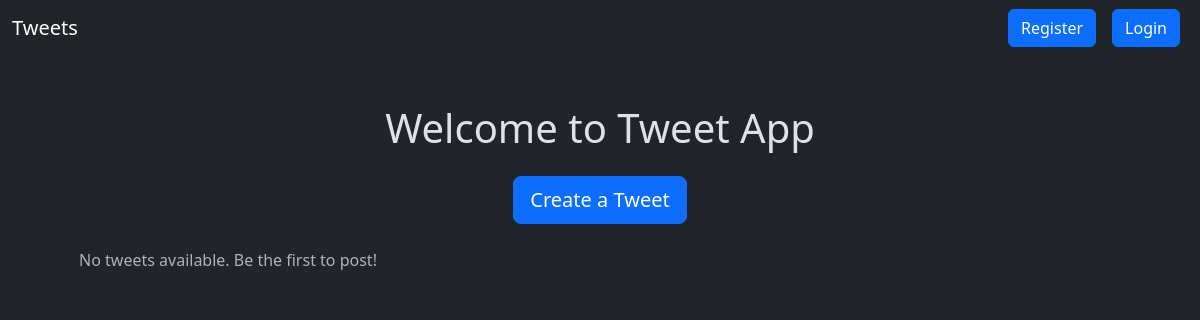
The page /tweetapp/ on the database as committed earlier.
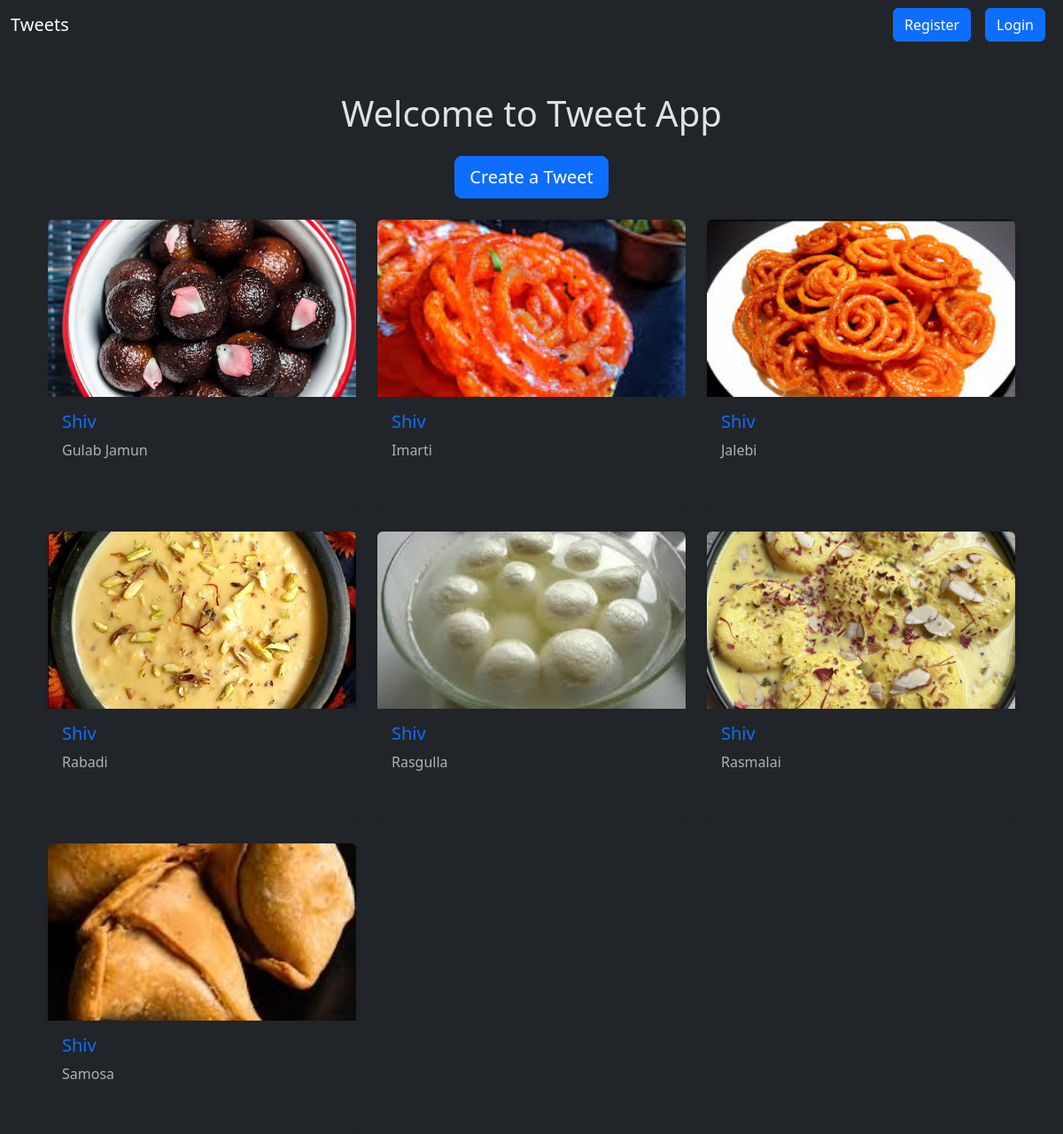
The same page on the database as committed later.
### tweetapp/models.py (models this page shows, shortened)
class Tweet(models.Model):
    user=models.ForeignKey(User,on_delete=models.CASCADE)
    text = models.TextField(max_length=240)
    photo = models.ImageField(upload_to='photos/',blank=True, null=True)
    created_at = models.DateTimeField(auto_now_add=True)
    updated_at = models.DateTimeField(auto_now=True)

### tweetapp/views.py (the view)
# urls.py: path('' , views.tweet_list , name = 'tweet_list'),
def tweet_list (request):
    tweets = Tweet.objects.all().order_by('-created_at')
    return render(request, 'tweet_list.html' , {'tweets': tweets})

### tweetapp/templates/tweet_list.html (shortened to what this page needs)
{% extends "layout.html" %}
{% block content %}
<div class="container mt-5">
    <h1 class="text-center mb-4">Welcome to Tweet App</h1>
    <div class="d-flex justify-content-center">
        <a class="btn btn-primary btn-lg shadow-sm mb-4" href="{% url 'tweet_create' %}">
             Create a Tweet
        </a>
    </div>
    <div class="row row-cols-1 row-cols-md-3 g-4">
        {% for tweet in tweets %}
        <div class="col">
            <div class="card shadow-sm border-0 h-100">
                {% if tweet.photo %}
                <img src="{{ tweet.photo.url }}" class="card-img-top rounded-top img-fluid" style="height: 200px; object-fit: cover;" alt="Tweet Image">
                {% else %}
                    <div class="text-center p-3 bg-light text-muted">No Image Available</div>
                {% endif %}
                <div class="card-body">
                    <h5 class="card-title text-primary">
                         {{ tweet.user.username }}
                    </h5>
                    <p class="card-text text-muted">{{ tweet.text }}</p>
                </div>
                <div class="card-footer bg-dark border-top-0">
                </div>
            </div>
        </div>
        {% empty %}
        <div class="col text-center">
            <p class="text-muted">No tweets available. Be the first to post!</p>
        </div>
        {% endfor %}
    </div>
</div>
{% endblock %}

### templates/layout.html (shortened to what this page needs)
{% load static %}
<!DOCTYPE html>
<html lang="en" data-bs-theme="dark">
<head>
    <link href="https://cdn.jsdelivr.net/npm/bootstrap@5.3.3/dist/css/bootstrap.min.css" rel="stylesheet">
</head>
<body>
<nav class="navbar navbar-expand-lg bg-dark navbar-dark">
    <div class="container-fluid">
        <a class="navbar-brand" href="{% url 'tweet_list' %}">Tweets</a>
        <div class="collapse navbar-collapse" id="navbarNav">
            <ul class="navbar-nav ms-auto">
                {% if user.is_authenticated %}
                <li class="nav-item">
                    <form method="post" action="{% url 'logout' %}">
                        {% csrf_token %}
                        <button class="btn btn-danger" type="submit" href="{% url 'logout' %}">Logout</button>
                    </form>
                </li>
                {% else %}
                <li class="nav-item"><a class="btn btn-primary mx-2" href="{% url 'register' %}">Register</a></li>
                <li class="nav-item"><a class="btn btn-primary mx-2" href="{% url 'login' %}">Login</a></li>
                {% endif %}
            </ul>
        </div>
    </div>
</nav>
<div class='container'>
    {% block content %}
    {% endblock %}
</div>
</body>
</html>

Rows that differ between the two databases and show on the page:
added Tweet: photo (picture), user.username "Shiv", text "Gulab Jamun"
added Tweet: photo (picture), user.username "Shiv", text "Imarti"
added Tweet: photo (picture), user.username "Shiv", text "Jalebi"
added Tweet: photo (picture), user.username "Shiv", text "Rabadi"
added Tweet: photo (picture), user.username "Shiv", text "Rasgulla"
added Tweet: photo (picture), user.username "Shiv", text "Rasmalai"
added Tweet: photo (picture), user.username "Shiv", text "Samosa"
Other text that changed with them:
text no longer shown: "No tweets available. Be the first to post!"
